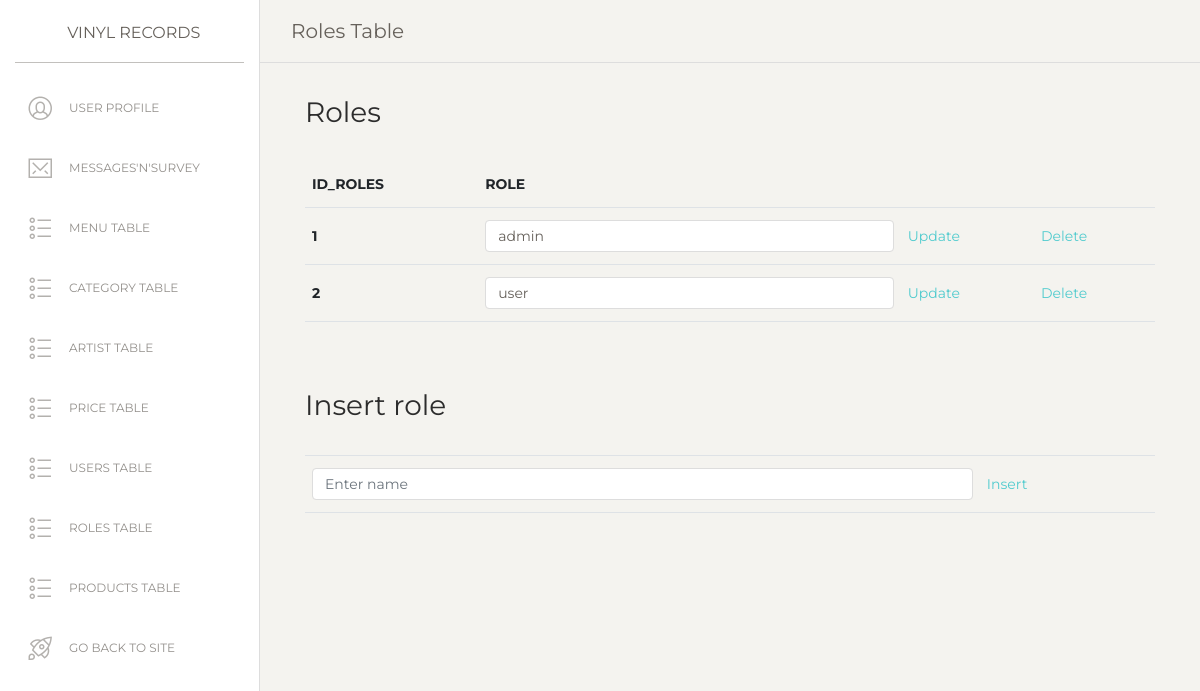
The app's page /assets/rolesTable.php (signed in) with its own data.
### tables this page shows
CREATE TABLE `roles` (
  `id_roles` int(255) NOT NULL,
  `role` varchar(100) NOT NULL
);

### assets/modals/functions.php (called while the page is built, shortened)
<?php
    include "connection.php";
    function getAllFromTabel($nameTabel){
        global $conn;
        try{
            $query="SELECT * FROM $nameTabel";
            $result=$conn->query($query)->fetchAll();
            return $result;
        }
        catch(PDOException $e){
            $message="Server error";
        }
    }
?>

### assets/rolesTable.php (the view, shortened to what this page needs)
<?php
  if(!isset($_SESSION['user'])){
  header("location: modals/404Page.php?notFound");
  }
  else if($_SESSION['idRole']!=1){
  header("location: modals/404Page.php?notFound");
  }
  else{
  include "pages/headAdmin.php";
  include "pages/headerAdmin.php";
  include "modals/functions.php";
  $roles=getAllFromTabel("roles");
?>
  <div class="main-panel" style="height: 100vh;">
      <nav class="navbar navbar-expand-lg navbar-absolute fixed-top navbar-transparent">
        <div class="container-fluid">
          <div class="navbar-wrapper">
            <a class="navbar-brand" href="adminPanel.php">Roles Table</a>
          </div>
        </div>
      </nav>
    <div class="content">
        <div class="container">
            <div class="row">
      <div class="col-md-12">
        <h3>Roles</h3>
        <div id="roles">
            <table class="table">
              <thead>
                <tr>
                  <th scope="col">id_roles</th>
                  <th scope="col">role</th>
                </tr>
              </thead>
              <tbody>
              <?php
                foreach($roles as $r):
              ?>
                <tr>
                  <th scope="row"><?=$r->id_roles?></th>
                  <td><input type="text" id="nameRole<?=$r->id_roles?>" class="form-control" value="<?=$r->role?>"></td>
                  <td><a href="#" data-id="<?=$r->id_roles?>" class="updateRole">Update</a></td>
                  <td><a href="#" data-id="<?=$r->id_roles?>" class="deleteRole">Delete</a></td>
                </tr>
              <?php
                endforeach;
              ?>
            </tbody>
            </table>
          </div>
          </div>
		    </div>
      <div class="row">
      <div class="col-md-12 mt-5">
      <table class="table">
            <h3>Insert role</h3>
              <tbody>
                <tr>
                  <td><input type="text" id="nameRole" class="form-control" placeholder="Enter name"></td>
                  <td><a href="#" id="insertRole">Insert</a></td>
                </tr>
              </tbody>
      </table>
		  </div>
      </div>
		</div>
    </div>
<?php
  }
  include "pages/footerAdmin.php";
?>

### records on screen
roles: id_roles "1", role "admin"
roles: id_roles "2", role "user"
